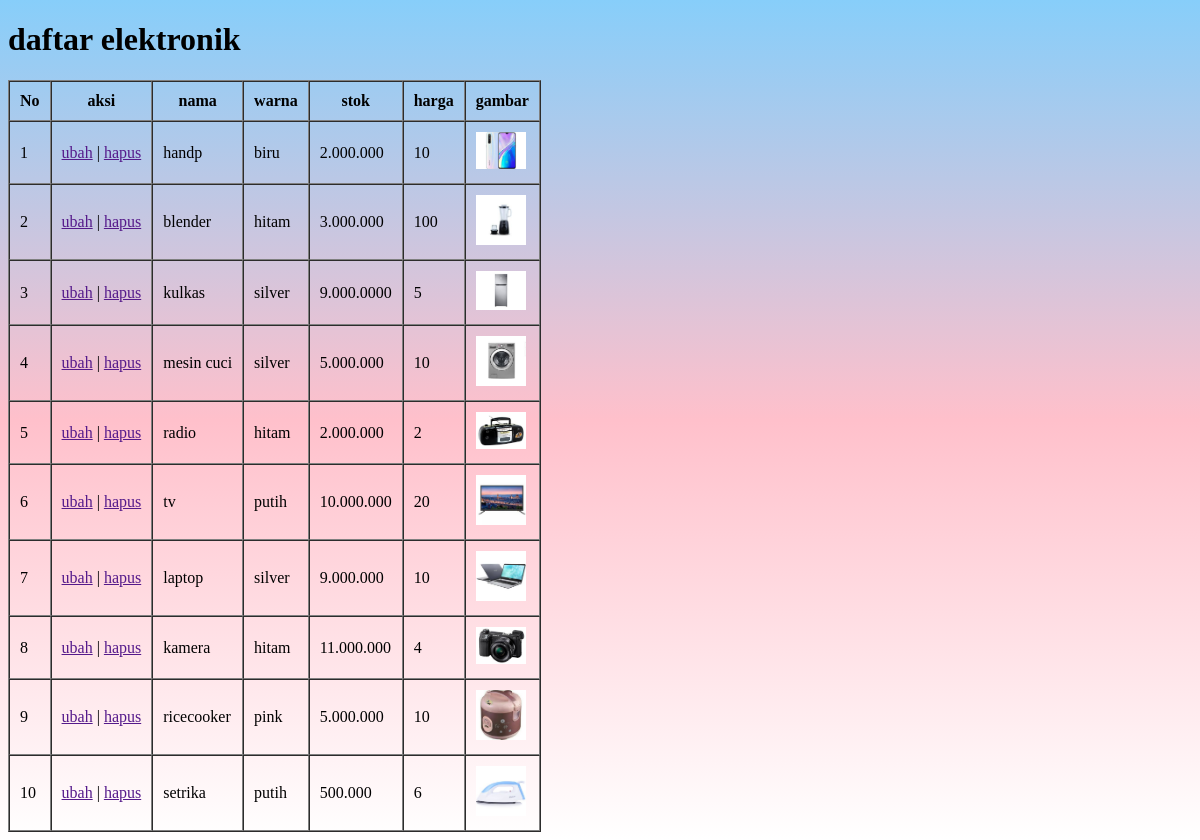
Page /PRAKTIKUM/P5_PW_193040006/latihan5b/index2.php on the earlier database version.
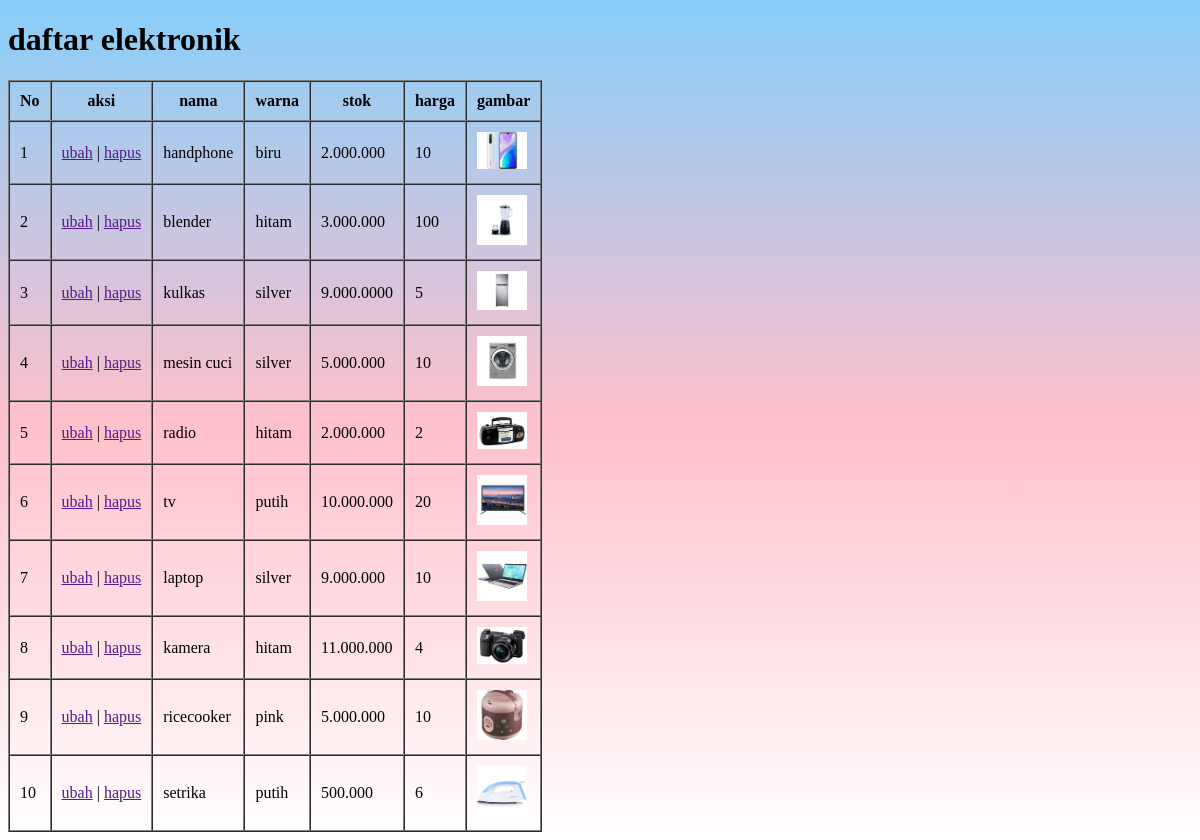
Same page on the later database version.
### tables this page shows
CREATE TABLE `elektronik` (
  `id` int(10) NOT NULL,
  `nama` varchar(100) NOT NULL,
  `warna` varchar(100) NOT NULL,
  `stok` varchar(100) NOT NULL,
  `harga` varchar(100) NOT NULL,
  `gambar` varchar(100) NOT NULL
);

### PRAKTIKUM/P5_PW_193040006/latihan5b/index2.php (the view, shortened to what this page needs)
<?php
$conn = mysqli_connect("localhost","root","", "tugasbesar_193040006");
$result = mysqli_query($conn,"SELECT * FROM elektronik");
?>
<!DOCTYPE html>
<html>
<head>
<link rel="stylesheet" type="text/css" href="style.css">
</head>
<body>
<h1> daftar elektronik</h1>
<table border="1" cellpadding="10" cellspacing="0">
<tr>
            <th>No</th>
            <th>aksi</th>
            <th>nama</th>
            <th>warna</th>
            <th>stok</th>
            <th>harga</th>
            <th>gambar</th>
        </tr>
        <?php $i = 1; ?>
        <?php while( $row = mysqli_fetch_assoc($result) ) : ?>
        <tr>
            <td> <?= $i; ?> </td>
            <td>
                <a href="">ubah</a> |
                <a href="">hapus</a>
            </td>
            <td> <?= $row["nama"]; ?> </td>
            <td> <?= $row["warna"]; ?> </td>
            <td> <?= $row["harga"]; ?> </td>
            <td> <?= $row["stok"]; ?> </td>
            <td><img src="img/<?= $row["gambar"]; ?>" width="50"></td>
        </tr>
        <?php $i++; ?>
        <?php endwhile; ?>
</body>
</html>

Differences in the rows shown:
changed elektronik "biru": nama "handp" → "handphone"
